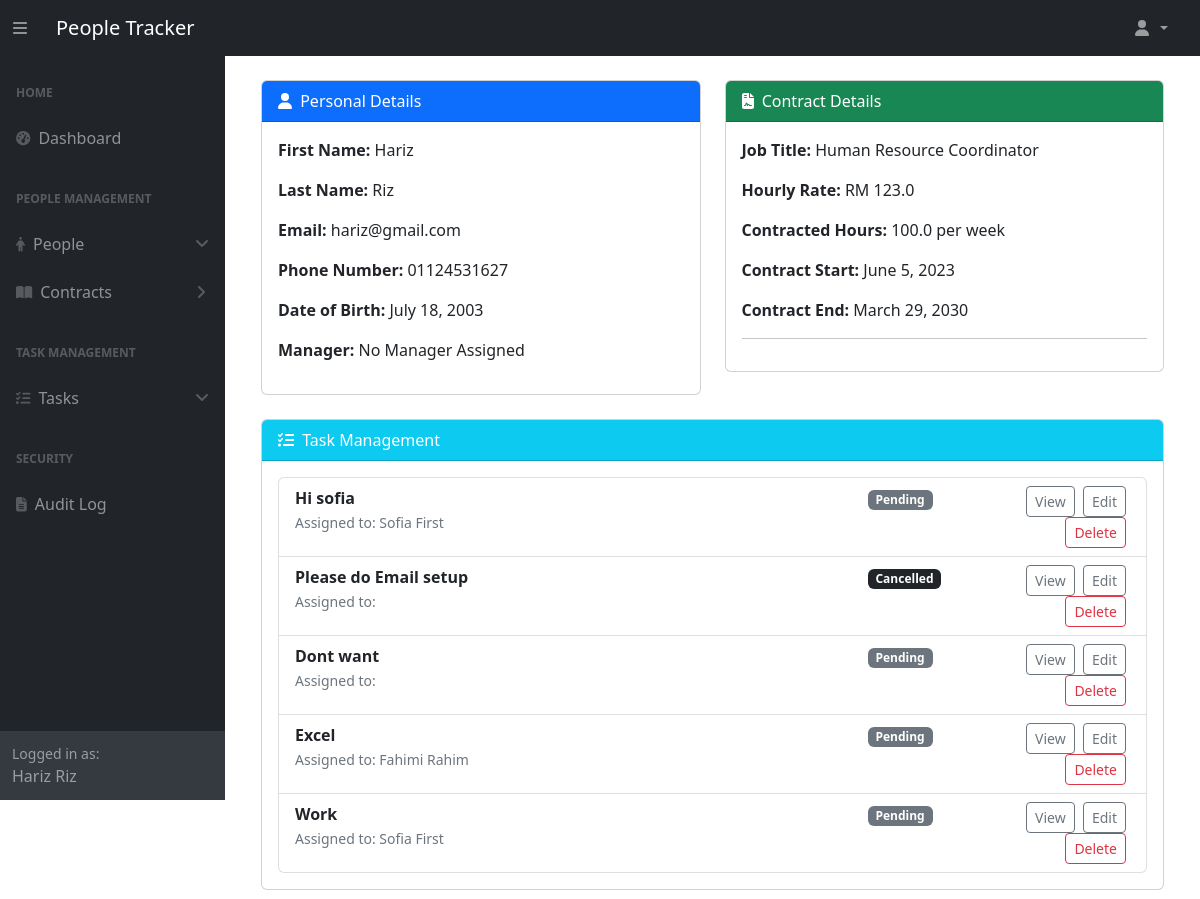
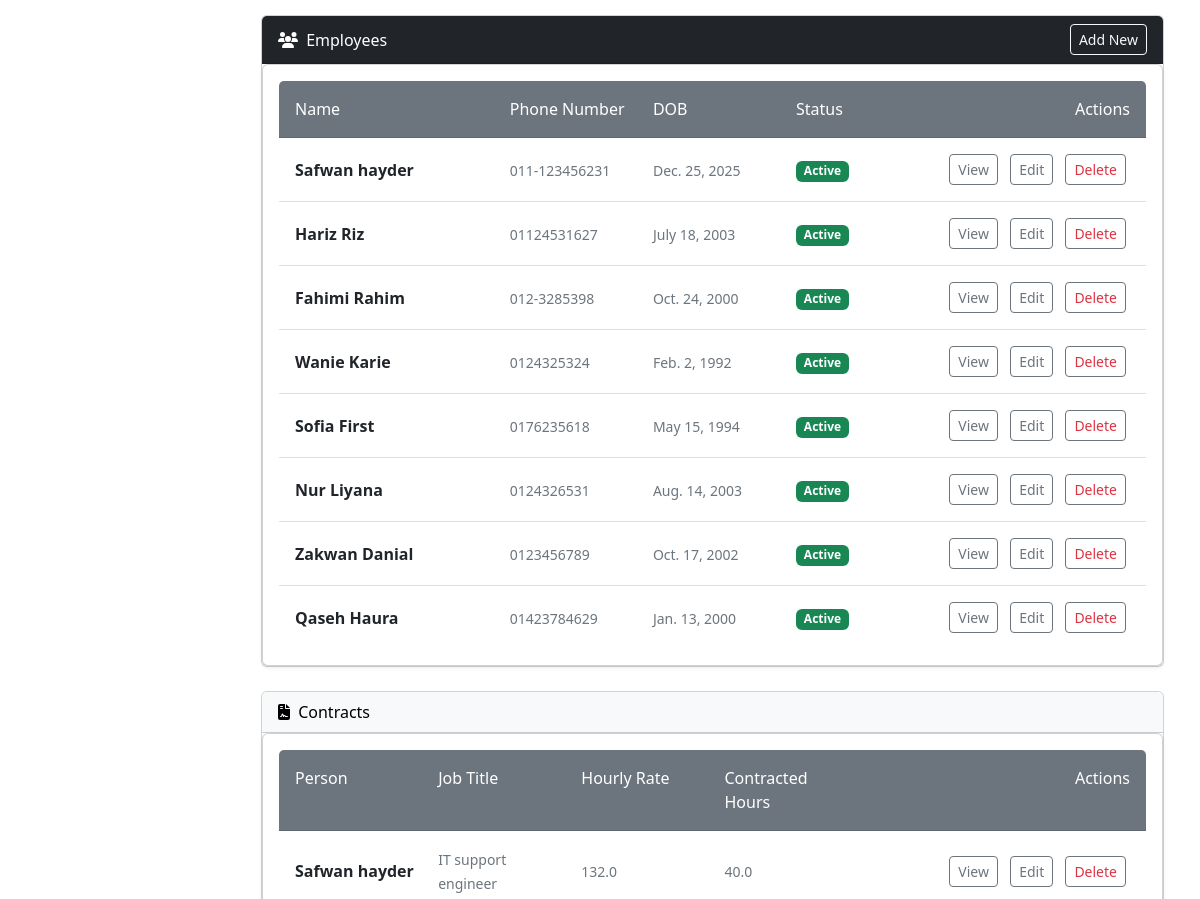
Before: / (signed in, upper part) with the older database file (2 pictures, top to bottom).
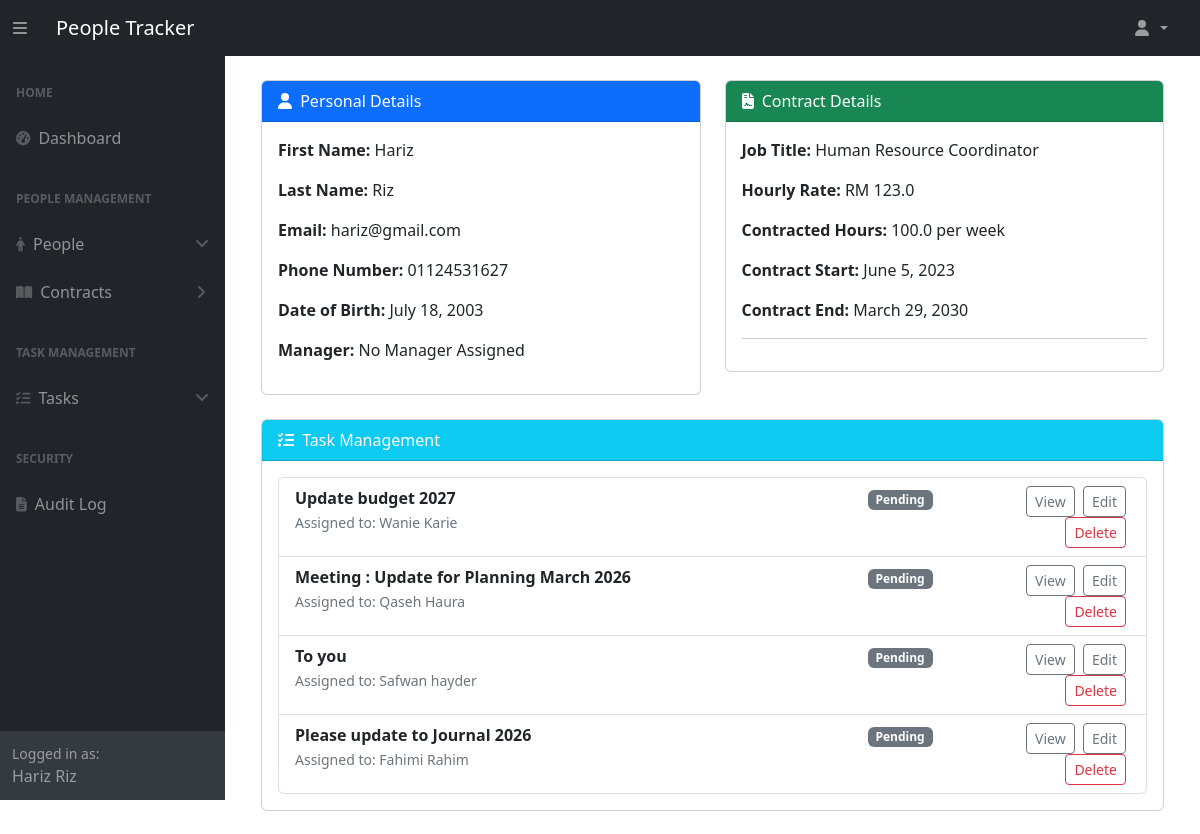
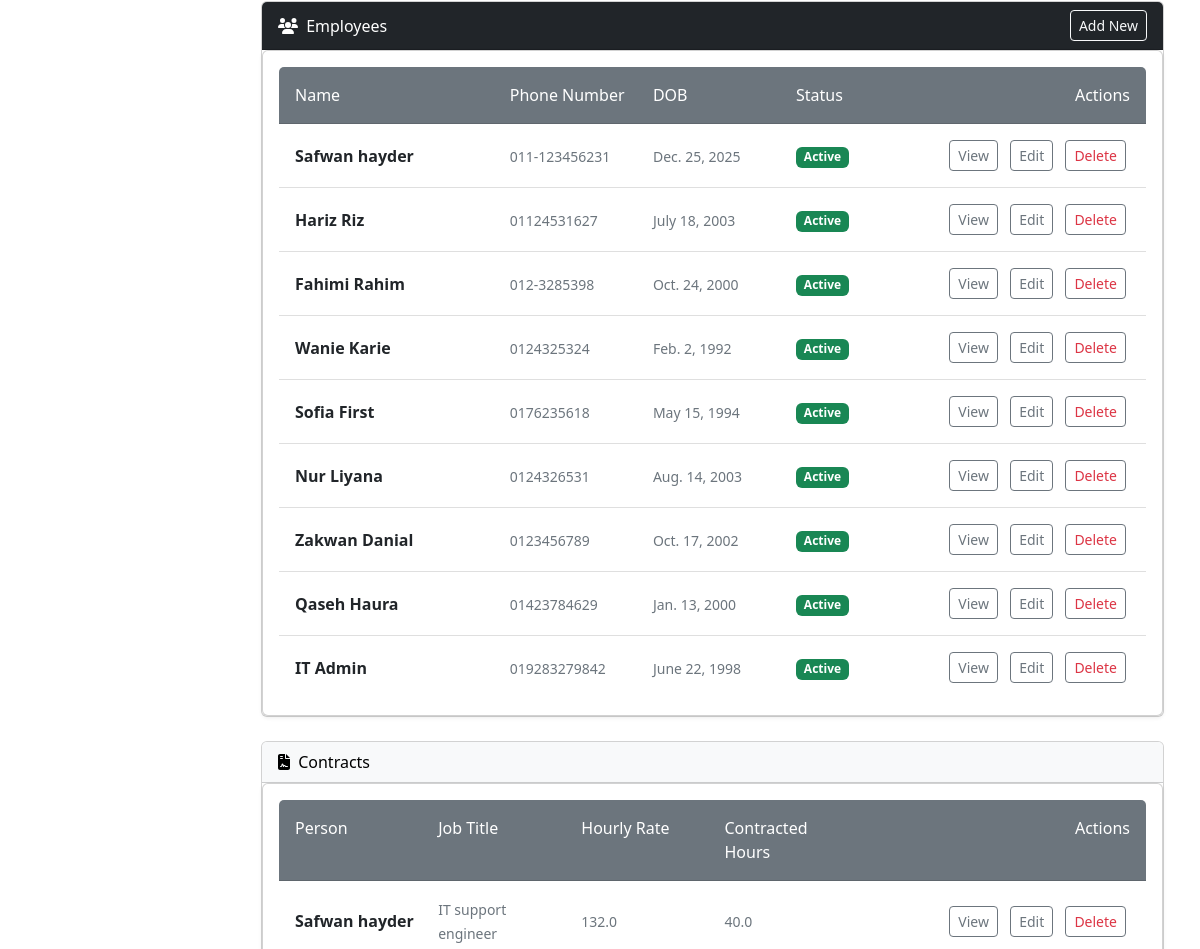
After: the same page with the newer database file (2 pictures, top to bottom).
### people_management/models.py (models this page shows, shortened)
class Contract(models.Model):
    person = models.ForeignKey(
        Person,
        on_delete=models.CASCADE,
        related_name="contracts",
        help_text="The person this contract belongs to.",
    )
    job_title = models.CharField(
        max_length=255, help_text="Job title associated with this contract."
    )
    contract_start = models.DateField(help_text="Contract start date.")
    contract_end = models.DateField(
        null=True, blank=True, help_text="Contract end date (if applicable)."
    )
    hourly_rate = models.FloatField(
        default=12.45,  validators=[MinValueValidator(12.45)],
        help_text="Hourly pay rate for this contract."
    )
    contracted_hours = models.FloatField(
        default=40,validators=[MinValueValidator(0), MaxValueValidator(168)],
        help_text="Number of contracted hours per week."
    )
    history = HistoricalRecords(table_name="contract_history")

class Person(models.Model):
    ROLE_CHOICES = [
        ('Employee', 'Employee'),
        ('Manager', 'Manager'),
        ('HR Admin', 'HR Admin'),
        ('System Admin', 'System Admin'),
    ]
    first_name = models.CharField(max_length=50, help_text="The employee's first name.")
    last_name = models.CharField(max_length=50, help_text="The employee's last name.")
    email = models.EmailField(max_length=255, unique=True, help_text="The employee's email address.")
    phone_number = models.CharField(max_length=15, blank=True, help_text="Contact number of the employee.")
    date_of_birth = models.DateField(help_text="Employee's date of birth.")
    active = models.BooleanField(default=False, help_text="Indicates if the person is currently employed.")
    manager = models.ForeignKey(
        'self', on_delete=models.SET_NULL, null=True, blank=True, related_name="team_members",
        help_text="Manager supervising this employee."
    )
    role = models.CharField(
        max_length=20, choices=ROLE_CHOICES, default='Employee', help_text="The role of the person in the company."
    )
    user = models.OneToOneField(
        "auth.User", on_delete=models.SET_NULL, related_name="person", null=True, blank=True,
        help_text="The associated Django user account."
    )
    history = HistoricalRecords()
    def __str__(self):
        return f"{self.first_name} {self.last_name}"

### task_management/models.py (models this page shows, shortened)
class Task(models.Model):
    STATUS_CHOICES = [
        ("pending", "Pending"),
        ("in_progress", "In Progress"),
        ("completed", "Completed"),
        ("cancelled", "Cancelled"),
    ]
    PRIORITY_CHOICES = [
        ("low", "Low"),
        ("medium", "Medium"),
        ("high", "High"),
        ("urgent", "Urgent"),
    ]
    title = models.CharField(
        max_length=200,
        validators=[
            MinLengthValidator(3, message="Title must be at least 3 characters long."),
            MaxLengthValidator(200, message="Title cannot exceed 200 characters."),
        ],
        help_text="The title of the task (3-200 characters).",
    )
    description = models.TextField(
        max_length=2000,
        blank=True,
        validators=[
            MaxLengthValidator(2000, message="Description cannot exceed 2000 characters."),
        ],
        help_text="Detailed description of the task.",
    )
    status = models.CharField(
        max_length=20,
        choices=STATUS_CHOICES,
        default="pending",
        help_text="Current status of the task.",
    )
    priority = models.CharField(
        max_length=10,
        choices=PRIORITY_CHOICES,
        default="medium",
        help_text="Priority level of the task.",
    )
    assigned_to = models.ForeignKey(
        Person,
        on_delete=models.SET_NULL,
        null=True,
        blank=True,
        related_name="assigned_tasks",
        help_text="The person assigned to this task.",
    )
    created_by = models.ForeignKey(
        Person,
        on_delete=models.SET_NULL,
        null=True,
        related_name="created_tasks",
        help_text="The person who created this task.",
    )
    due_date = models.DateField(
        null=True,
        blank=True,
        help_text="The due date for task completion.",
    )
    created_at = models.DateTimeField(
        auto_now_add=True,
        help_text="Timestamp when the task was created.",
    )
    updated_at = models.DateTimeField(
        auto_now=True,
        help_text="Timestamp when the task was last updated.",
    )
    history = HistoricalRecords(table_name="task_history")
    class Meta:
        ordering = ["-created_at"]
        permissions = [
            ("can_assign_task", "Can assign tasks to others"),
            ("can_change_priority", "Can change task priority"),
        ]

### dashboard/views.py (the view)
# urls.py: path("", DashboardView.as_view(), name="dashboard"),  # Dashboard main page
class DashboardView(LoginRequiredMixin, TemplateView):
    template_name = "dashboard/dashboard.html"
    def get_context_data(self, **kwargs):
        print("DASHBOARD VIEW HIT:", self.request.user.is_authenticated)
        context = super().get_context_data(**kwargs)
        user = self.request.user
        person = getattr(user, "person", None)
        context["person"] = person
        if person:
            if person.role == "HR Admin":
                context["people"] = Person.objects.all()
            elif person.role == "Manager":
                context["people"] = Person.objects.filter(manager=person)
            else:
                context["people"] = None
            if person.role == "HR Admin":
                context["contracts"] = Contract.objects.all()
            elif person.role == "Manager":
                context["contracts"] = Contract.objects.filter(person__manager=person)
            else:
                context["contracts"] = None
            if person.role == "HR Admin":
                context["tasks"] = Task.objects.all()
            elif person.role == "Manager":
                context["tasks"] = Task.objects.filter(
                    Q(assigned_to=person) | Q(assigned_to__manager=person)
                ).distinct()  # .distinct() prevents duplicates if logic overlaps
            else:
                context["tasks"] = Task.objects.filter(assigned_to=person)
        else:
            context["people"] = None
            context["contracts"] = None
            context["tasks"] = None
        return context

### people_management/context_processors.py (called while the page is built)
def inject_person(request):
    user = request.user
    current_person = getattr(user, "person", None) if user.is_authenticated else None
    return {"current_person": current_person}

### dashboard/templates/dashboard/dashboard.html (shortened to what the changed rows need)
{% extends 'dashboard/base.html'%}
{% load static %}
{% block content %}
<div class="container mt-4">
    <div class="row justify-content-center">
        <div class="col-md-6">
            <div class="card mb-4">
                <div class="card-body">
                    {% if request.user.person and request.user.person.contracts.exists %}
                        {% for contract in request.user.person.contracts.all %}
                            <div class="contract">
                                <p><strong>Job Title:</strong> {{ contract.job_title }}</p>
                                <p><strong>Hourly Rate:</strong> RM {{ contract.hourly_rate }}</p>
                                <p><strong>Contracted Hours:</strong> {{ contract.contracted_hours }} per week</p>
                                <p><strong>Contract Start:</strong> {{ contract.contract_start }}</p>
                                <p><strong>Contract End:</strong> {% if contract.contract_end %}{{ contract.contract_end }}{% else %}Ongoing{% endif %}</p>
                            </div>
                            <hr>
                        {% endfor %}
                    {% else %}
                        <p>No contract information available.</p>
                    {% endif %}
                </div>
            </div>
        </div>
    </div>
{% if request.user.person.role == "Manager" or request.user.person.role == "Employee" or request.user.person.role == "HR Admin" %}
    <div class="card mb-4">
        <div class="card-body">
            <ul class="list-group">
                {% for task in tasks %}
                    <li class="list-group-item">
                        <div class="row">
                            <div class="col-md-8">
                                <strong>{{ task.title }}</strong>
                                <br>
                                    <small class="text-muted">
                                        Assigned to:
                                        {% if task.assigned_to == request.user.person %}
                                            <span class="text-primary">Me</span>
                                        {% else %}
                                            {{ task.assigned_to.first_name }} {{ task.assigned_to.last_name }}
                                        {% endif %}
                                    </small>
                                </div>
                            <div class="col-md-2">
                                {% if task.status == "pending" %}
                                    <span class="badge bg-secondary">Pending</span>
                                {% elif task.status == "in progress" %}
                                    <span class="badge bg-primary">In Progress</span>
                                {% elif task.status == "completed" %}
                                    <span class="badge bg-success">Completed</span>
                                {% else %}
                                    <span class="badge bg-dark">Cancelled</span>
                                {% endif %}
                            </div>
                            <div class="col-md-2 text-end">
                                <a href="{% url 'task_management:task_detail' pk=task.id %}" class="btn btn-sm btn-outline-secondary">
                                    View
                                </a>
                                {% if request.user.person.role == "HR Admin" %}
                                <a href="{% url 'task_management:task_update' pk=task.id %}" class="btn btn-sm btn-outline-secondary mx-1">
                                    Edit
                                </a>
                                <a href="{% url 'task_management:task_delete' pk=task.id %}" class="btn btn-sm btn-outline-danger mx-1">
                                    Delete
                                </a>
                            {% endif %}
                            </div>
                        </div>
                    </li>
                {% empty %}
                    <li class="list-group-item text-muted text-center py-3">No tasks assigned to you.</li>
                {% endfor %}
            </ul>
        </div>
    </div>
    {% endif %}
{% if request.user.is_staff and person.role == "HR Admin" or person and person.role == "Manager" %}
<div class="card mb-4">
    <div class="card shadow-sm p-3 rounded">
        <ul class="list-group list-group-flush">
            {% for emp in people %}
                <li class="list-group-item py-3">
                    <div class="row align-items-center">
                        <div class="col-md-3">
                            <strong class="fs-6">{{ emp.first_name }} {{ emp.last_name }}</strong>
                        </div>
                        <div class="col-md-2">
                            <span class="text-muted small">{{ emp.phone_number }}</span>
                        </div>
                        <div class="col-md-2">
                            <span class="text-muted small">{{ emp.date_of_birth }}</span>
                        </div>
                        <div class="col-md-2">
                            {% if emp.active %}
                                <span class="badge bg-success">Active</span>
                            {% else %}
                                <span class="badge bg-secondary">Inactive</span>
                            {% endif %}
                        </div>
                        <div class="col-md-3 text-end">
                            <a href="{% url 'people_management:view_person_details' pk=emp.id %}"
                               class="btn btn-sm btn-outline-secondary mx-1">View</a>
                            {% if request.user.is_staff or request.user.is_superuser or person and person.role == "HR Admin" %}
                                <a href="{% url 'people_management:update_person' pk=emp.id %}"
                                   class="btn btn-sm btn-outline-secondary mx-1">Edit</a>
                                <a href="{% url 'people_management:delete_person' pk=emp.id %}"
                                   class="btn btn-sm btn-outline-secondary mx-1 text-danger">Delete</a>
                            {% endif %}
                        </div>
                    </div>
                </li>
            {% empty %}
                <li class="list-group-item text-muted text-center py-3">No employees available.</li>
            {% endfor %}
        </ul>
    </div>
</div>
{% endif %}
     {% if request.user.is_staff and person.role == "HR Admin" or person and person.role == "Manager" %}
    <div class="card mb-4">
        <div class="card shadow-sm p-3 rounded">
            <ul class="list-group list-group-flush">
                {% for contract in contracts %}
                    <li class="list-group-item py-3">
                        <div class="row align-items-center">
                            <div class="col-md-2">
                                <strong class="fs-6">{{ contract.person }}</strong>
                            </div>
                            <div class="col-md-2">
                                <span class="text-muted small">{{ contract.job_title }}</span>
                            </div>
                            <div class="col-md-2">
                                <span class="text-muted small">{{ contract.hourly_rate }}</span>
                            </div>
                            <div class="col-md-2">
                                <span class="text-muted small">{{ contract.contracted_hours }}</span>
                            </div>
                            <div class="col-md-4 text-end">
                                <a href="{% url 'people_management:contract_detail' pk=contract.id %}"
                                class="btn btn-sm btn-outline-secondary mx-1">
                                    View
                                </a>
                                {% if request.user.is_staff %}
                                    <a href="{% url 'people_management:update_contract' pk=contract.id %}"
                                    class="btn btn-sm btn-outline-secondary mx-1">
                                        Edit
                                    </a>
                                    <a href="{% url 'people_management:delete_contract' pk=contract.id %}"
                                    class="btn btn-sm btn-outline-secondary mx-1 text-danger">
                                        Delete
                                    </a>
                                {% endif %}
                            </div>
                        </div>
                    </li>
                {% empty %}
                    <li class="list-group-item text-muted text-center py-3">No contracts available.</li>
                {% endfor %}
            </ul>
        </div>
    </div>
    {% endif %}
</div>
{% endblock %}

Changed rows visible on the page:
removed Task: title "Hi sofia", assigned_to.first_name "Sofia", assigned_to.last_name "First", status "Pending"
removed Task: title "Please do Email setup", status "Cancelled"
removed Task: title "Dont want", status "Pending"
removed Task: title "Excel", assigned_to.first_name "Fahimi", assigned_to.last_name "Rahim", status "Pending"
removed Task: title "Work", assigned_to.first_name "Sofia", assigned_to.last_name "First", status "Pending"
added Task: title "Update budget 2027", assigned_to.first_name "Wanie", assigned_to.last_name "Karie", status "Pending"
added Task: title "Meeting : Update for Planning March 2026", assigned_to.first_name "Qaseh", assigned_to.last_name "Haura", status "Pending"
added Task: title "To you", assigned_to.first_name "Safwan", assigned_to.last_name "hayder", status "Pending"
added Task: title "Please update to Journal 2026", assigned_to.first_name "Fahimi", assigned_to.last_name "Rahim", status "Pending"
added Person: first_name "IT", last_name "Admin", phone_number "019283279842", date_of_birth "June 22, 1998", active "Active"
